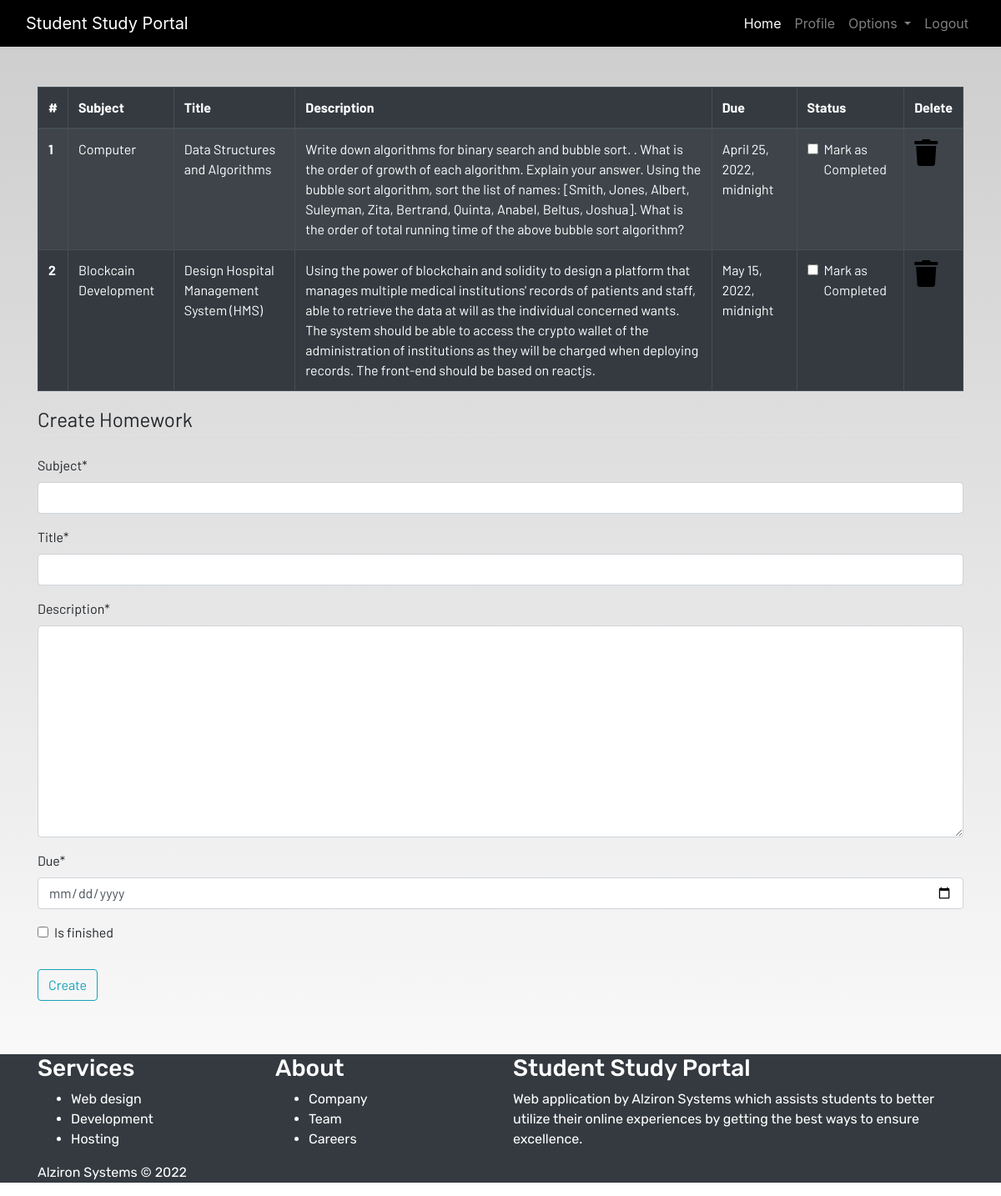
The page /homework (signed in) on the database its author committed.
### dashboard/models.py (models this page shows, shortened)
class Homework(models.Model):
    objects = None
    user = models.ForeignKey(User, on_delete=models.CASCADE)
    subject = models.CharField(max_length=50)
    title = models.CharField(max_length=200)
    description = models.TextField()
    due = models.DateTimeField()
    is_finished = models.BooleanField(default=False)

### dashboard/views.py (the view)
# urls.py: path('homework',views.homework,name='homework'),
@login_required
def homework(request):
    if request.method == "POST":
        form = HomeworkForm(request.POST)
        if form.is_valid():
            try:
                finished = request.POST['is_finished']
                if finished == 'on':
                    finished = True
                else:
                    finished = False
            except:
                finished = False
            homeworks = Homework(
                user=request.user,
                subject=request.POST['subject'],
                title=request.POST['title'],
                description=request.POST['description'],
                due=request.POST['due'],
                is_finished=finished
            )
            homeworks.save()
            messages.success(request, f'Homework added by {request.user.username}!!')
    else:
        form = HomeworkForm()
    homework = Homework.objects.filter(user=request.user)
    if len(homework) == 0:
        homework_done = True
    else:
        homework_done = False
    context = {
        'homeworks': homework,
        'homeworks_done': homework_done,
        'form': form,
    }
    return render(request, 'dashboard/homework.html', context)

### dashboard/forms.py
class HomeworkForm(forms.ModelForm):
    class Meta:
        model = Homework
        widgets = {'due':DateInput()}
        fields = ['subject','title','description','due','is_finished']

### dashboard/templates/dashboard/homework.html (shortened to what this page needs)
{% extends 'dashboard/base.html' %}
{% load static %}
{% load crispy_forms_tags %}
{% block content %}
<div class="container">
    {% if not homework_done %}
    <table class="table table-striped table-bordered table-hover table-dark">
        <thead>
            <tr>
                <th scope="col">#</th>
                <th scope="col">Subject</th>
                <th scope="col">Title</th>
                <th scope="col">Description</th>
                <th scope="col">Due</th>
                <th scope="col">Status</th>
                <th scope="col">Delete</th>
            </tr>
        </thead>
        <tbody>
        {% for homework in homeworks %}
            <tr>
                <th scope="row">{{forloop.counter}}</th>
                <td>{{homework.subject}}</td>
                <td>{{homework.title}}</td>
                <td>{{homework.description}}</td>
                <td>{{homework.due}}</td>
                <td>
                    <a href="{% url 'update-homework' homework.id %}">
                        <div class="form-check">
                            {% if homework.is_finished == True %}
                            <input class="form-check-input" type="checkbox" value="" checked>
                            {% else %}
                            <input class="form-check-input" type="checkbox" value="">
                            {% endif %}
                            <label class="form-check-label text-light">
                                Mark as Completed
                            </label>
                        </div>
                    </a>
                </td>
                <td><a href="{% url 'delete-homework' homework.id %}"><i class="fa fa-trash fa-2x"></i></a></td>
            </tr>
        {% endfor %}
        </tbody>
    </table>
    {% else %}
    <h4>All homeworks are completed!! Create to have more!!</h4>
    {% endif %}
</div>
<div class=" container">
    <form method="POST">
        <fieldset class="form-group">
            <legend class="border-bottom mb-4">Create Homework</legend>
            {{form|crispy}}
        </fieldset>
        <div class="form-group">
            <button href="" class="btn btn-outline-info" type="submit">
                Create
            </button>
        </div>
    </form>
</div>
{% endblock content %}

### static/css/main.css (style rules this page uses)
html { scroll-behavior: smooth; height: 100%; width: 100%; }
a { text-decoration: none !important; color: black; }
html, body { max-width: 100%; overflow-x: hidden; height: 100%; width: 100%; }
body { background: linear-gradient(rgba(0, 0, 0, 0.2), rgba(255, 255, 255, 0.5)); overflow-x: hidden; background-repeat: no-repeat; }
.fa { color: black; }

### rows shown on the page
Homework: subject "Computer", title "Data Structures and Algorithms", description "Write down algorithms for binary search and bubble sort. . What is the order of growth of each algorithm. Explain your answer. Using the bubble sort algorithm, sort the list of names: [Smith, Jones, Albert, Suleyman, Zita, Bertrand, Quinta, Anabel, Beltus, Joshua]. What is the order of total running time of the above bubble sort algorithm?", due "April 25, 2022, midnight"
Homework: subject "Blockcain Development", title "Design Hospital Management System (HMS)", description "Using the power of blockchain and solidity to design a platform that manages multiple medical institutions' records of patients and staff, able to retrieve the data at will as the individual concerned wants. The system should be able to access the crypto wallet of the administration of institutions as they will be charged when deploying records. The front-end should be based on reactjs.", due "May 15, 2022, midnight"
